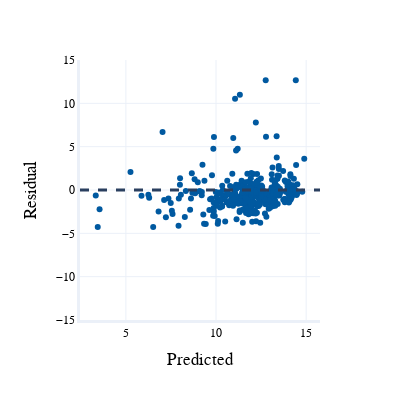

Notebook cell for this chart:
### Markdown cell above
## Residual Plots

### Code cell
import plotly.express as px
import plotly.graph_objects as go
color = ["#E1462C", "#0059A0", "#5F3893", "#FF8777","#0A2C6E", "#CEDEEB"]

if target == "pce":
    y_true = test_set.scaler.inverse_transform(y_true.reshape(1, -1))[0]
    y_pred = test_set.scaler.inverse_transform(y_pred.reshape(1, -1))[0]

fig = px.scatter(x=y_pred, y=y_pred - y_true, #trendline="lowess", trendline_color_override=color[3], trendline_options=dict(frac=0.9)
)
fig.update_traces(marker=dict(color=color[1]), line=dict(width=3))

fig.add_hline(y=0, line=dict(dash='dash', width=3))

fig.update_yaxes(title_text="Residual", showticklabels = True,range = [-15,15] if target=="pce" else [-1000,1000], 
                 zeroline = False,linewidth=3, showline = True, showgrid=True,#range = [-4,2.1], 
                 tickfont= dict(size=12, family="Helvetica", color="rgb(0,0,0)")
)
fig.update_xaxes(title_text="Predicted", showline = True, showgrid=True, zeroline = False , linewidth=3,# range = [-4,4], 
tickfont= dict(size=12, family="Helvetica", color="rgb(0,0,0)"))

fig.update_layout(
    showlegend=False,
    template="plotly_white",
    height=400,
    width=400,
    font=dict(
        family="Helvetica",
        color="#000000",
        size = 14
    ),
)

fig.write_image("xai/images/" +target+"/3D/residual_plot.png", scale=4)
fig.show()

### Figure 1 — Plotly figure (JSON) as saved in the notebook; plotly's stock layout.template omitted (floating-point values rounded to 4 significant figures; data arrays with more than 128 entries replaced by an {"elided": "..."} marker saying what was removed)
{"data": [{"hovertemplate": "x=%{x}<br>y=%{y}<extra></extra>", "legendgroup": "", "line": {"width": 3}, "marker": {"color": "#0059A0", "symbol": "circle"}, "mode": "markers", "name": "", "orientation": "v", "showlegend": false, "type": "scatter", "x": {"elided": "349 float values"}, "xaxis": "x", "y": {"elided": "349 float values"}, "yaxis": "y"}], "layout": {"font": {"color": "#000000", "family": "Helvetica", "size": 14}, "height": 400, "legend": {"tracegroupgap": 0}, "margin": {"t": 60}, "shapes": [{"line": {"dash": "dash", "width": 3}, "type": "line", "x0": 0, "x1": 1, "xref": "x domain", "y0": 0, "y1": 0, "yref": "y"}], "showlegend": false, "width": 400, "xaxis": {"anchor": "y", "domain": [0, 1], "linewidth": 3, "showgrid": true, "showline": true, "tickfont": {"color": "rgb(0,0,0)", "family": "Helvetica", "size": 12}, "title": {"text": "Predicted"}, "zeroline": false}, "yaxis": {"anchor": "x", "domain": [0, 1], "linewidth": 3, "range": [-15, 15], "showgrid": true, "showline": true, "showticklabels": true, "tickfont": {"color": "rgb(0,0,0)", "family": "Helvetica", "size": 12}, "title": {"text": "Residual"}, "zeroline": false}}}
